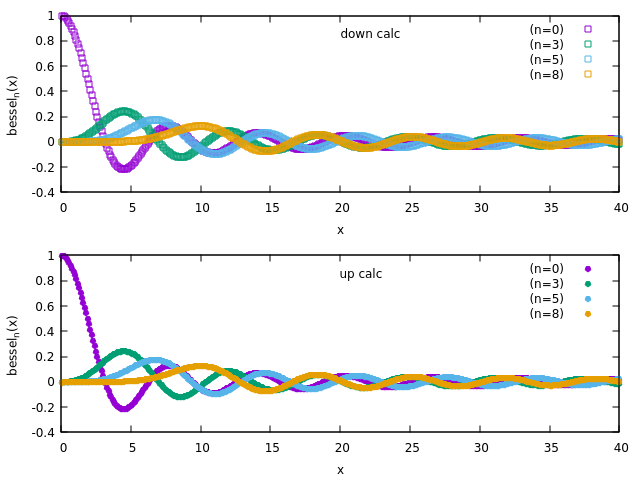

Source code (gnuplot):
# a simple gnuplot macro

set xlabel "x"
set ylabel "bessel_n(x)"

set multiplot layout 2,1 columnsfirst

set label 1 "down calc" at graph 0.5,0.9
plot "bessel0.dat" using 1:2 pt 19 title "(n=0)", "bessel3.dat" using 1:2 pt 19 title "(n=3)", "bessel5.dat" using 1:2 pt 19 title "(n=5)", "bessel8.dat" using 1:2 pt 19 title "(n=8)"

set label 1 "up calc" at graph 0.5,0.9
plot "bessel0.dat" using 1:3 pt 15 title "(n=0)", "bessel3.dat" using 1:3 pt 15 title "(n=3)", "bessel5.dat" using 1:3 pt 15 title "(n=5)", "bessel8.dat" using 1:3 pt 15 title "(n=8)"

unset multiplot
